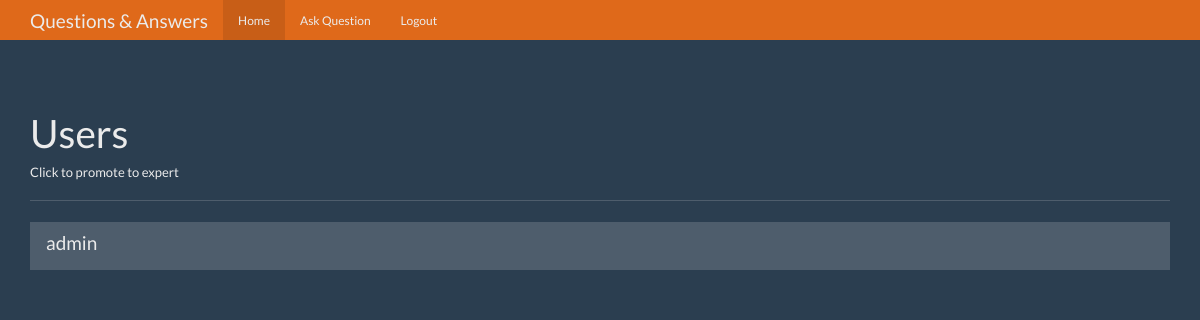
The page /users (signed in) on the database as committed earlier.
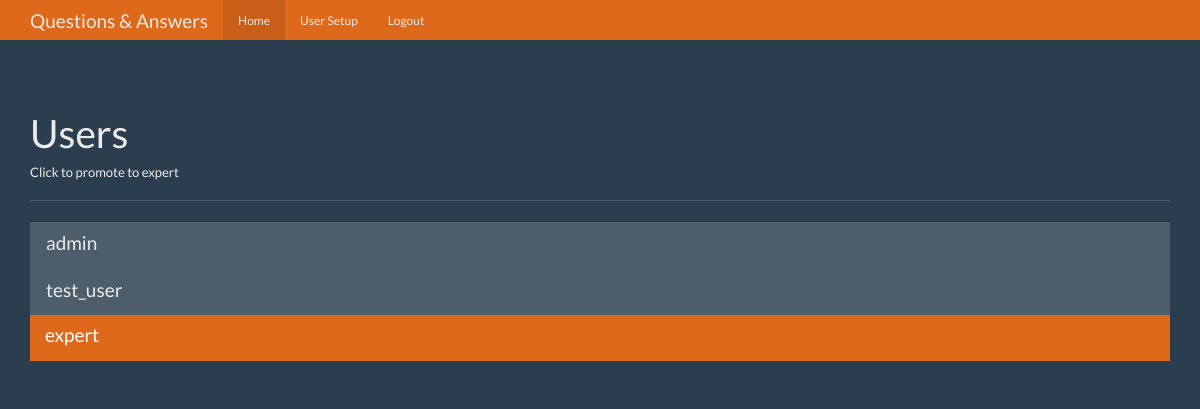
The same page on the database as committed later.
### tables this page shows
CREATE TABLE users(
  id integer primary key autoincrement,
  name text not null,
  password text not null,
  expert boolean not null,
  admin boolean not null
);

### app.py (the view)
@app.route('/users')
def users():
  user = get_current_user()
  db = get_db()
  users_cur = db.execute('select id, name, expert, admin from users')
  users_results = users_cur.fetchall()
  return render_template('users.html', user=user, users=users_results)

### app.py (called while the page is built)
def get_current_user():
  user_result = None
  if 'user' in session:
    user = session['user']
    db = get_db()
    user_cur = db.execute('select id, name, password, expert, admin from users where name = ?', [user])
    user_result = user_cur.fetchone()
  return user_result

### database.py (called while the page is built)
def connect_db():
  sql = sqlite3.connect('./question.db')
  sql.row_factory = sqlite3.Row
  return sql

def get_db():
  if not hasattr(g, 'sqlite_db'):
    g.sqlite_db = connect_db()
  return g.sqlite_db

### templates/users.html (shortened to what this page needs)
<!DOCTYPE html>
<html lang="en">
  <head>
    <link href="{{ url_for('static', filename='bootstrap.min.css') }}" rel="stylesheet">
    <link href="{{url_for('static', filename='theme.css') }}" rel="stylesheet">
  </head>
  <body>
    <nav class="navbar navbar-inverse navbar-fixed-top">
      <div class="container">
        <div class="navbar-header">
          <a class="navbar-brand" href="#">Questions & Answers</a>
        </div>
        <div id="navbar" class="navbar-collapse collapse">
          <ul class="nav navbar-nav">
            <li class="active"><a href="{{ url_for('index') }}">Home</a></li>
            {% if user and user['admin'] == 0 and user['expert'] == 0%}
            <li><a href="{{ url_for('ask') }}">Ask Question</a></li>
            {% endif%}
            {% if user and user['admin'] == 1 %}
            <li><a href="{{ url_for('users') }}">User Setup</a></li>
            {% endif %}
            {% if user %}
            <li><a href="{{ url_for('logout') }}">Logout</a></li>
            {% endif %}
          </ul>
        </div>
      </div>
    </nav>
    <div class="container theme-showcase" role="main">
      <div class="page-header">
        <h1>Users</h1>
        <h6>Click to promote to expert</h6>
      </div>
      <div class="row">
        <div class="col-lg-12">
          <div class="list-group">
            {% for user in users %}
            <a href="{{ url_for('promote', user_id=user['id']) }}" class="list-group-item {% if user['expert'] == 1 %} active {% endif %}">
              <h4 class="list-group-item-heading">{{ user['name']}}</h4>
            </a>
            {% endfor %}
          </div>
        </div>
      </div>
    </div>
  </body>
</html>

### static/theme.css (style rules this page uses)
body { padding-top: 70px; padding-bottom: 30px; }

Rows that differ between the two databases and show on the page:
changed users "admin": admin False → True (drawn)
added users: name "test_user"
added users: name "expert", expert True (drawn)
Other text that changed with them:
text no longer shown: "Ask Question"
text now shown: "User Setup"
